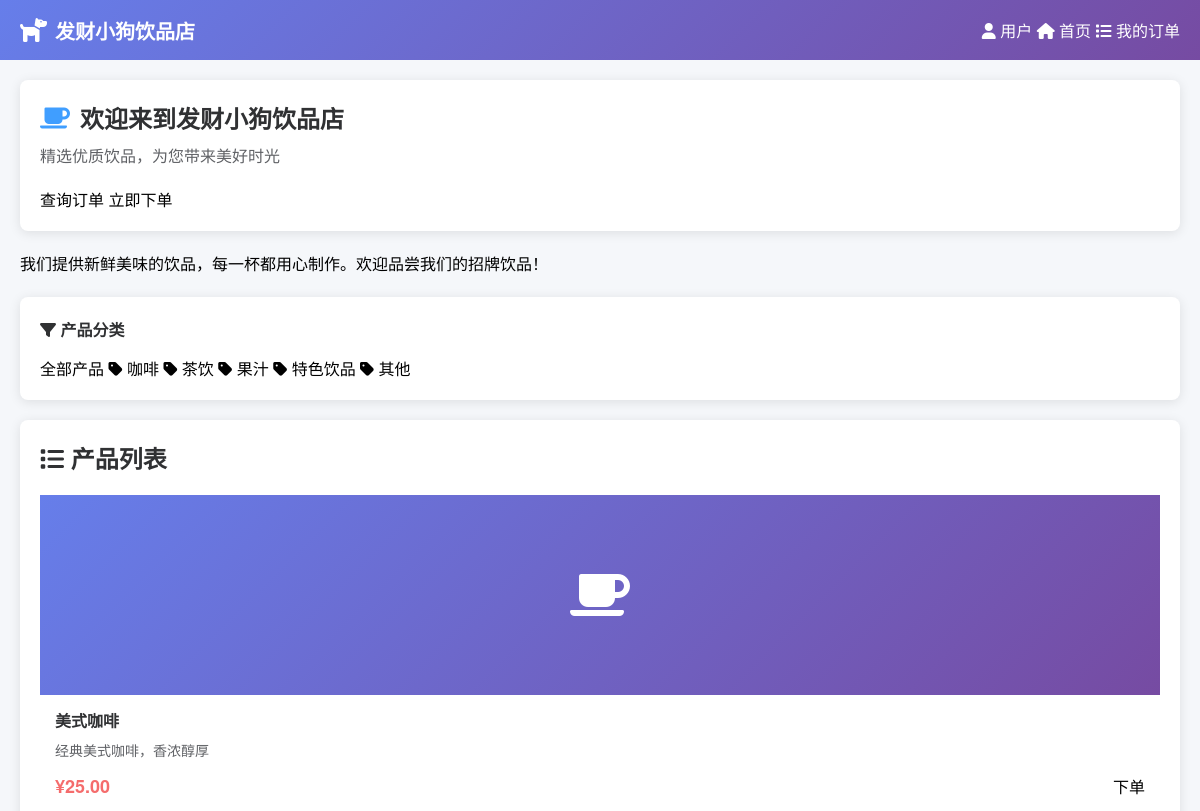
Before: / (upper part) with the older database file.
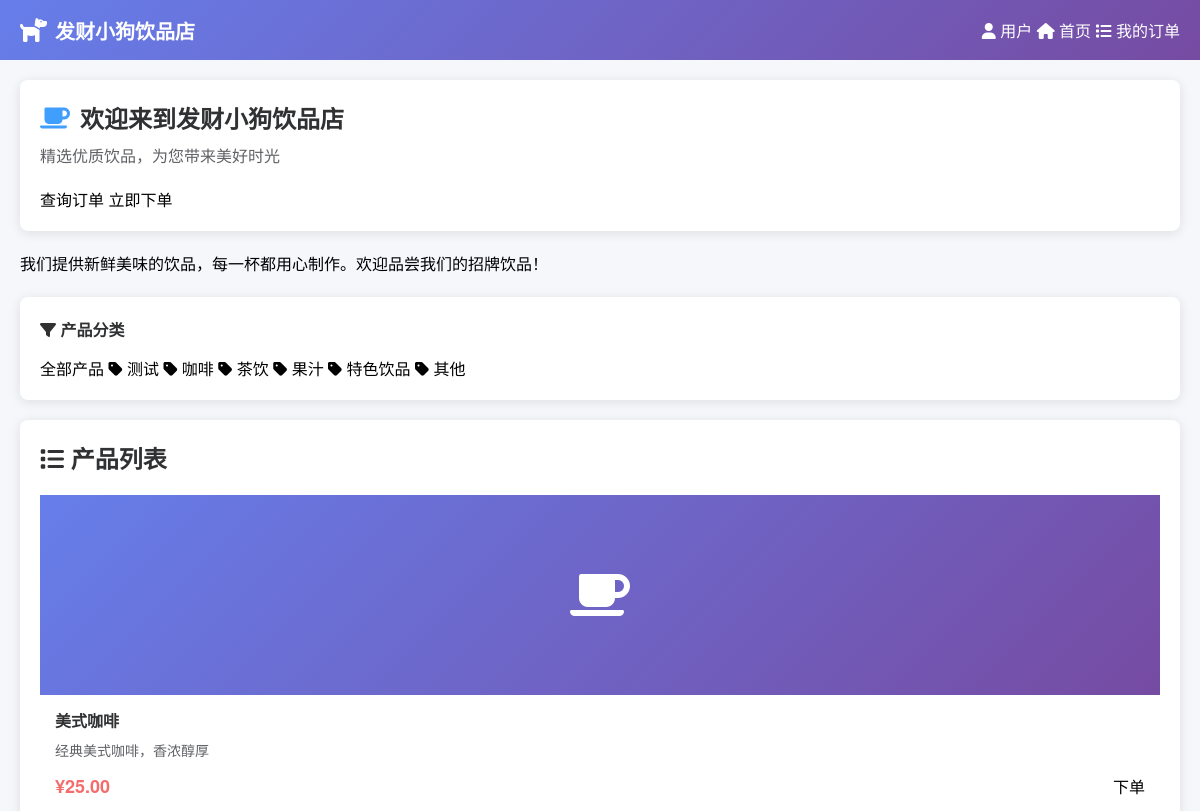
After: the same page with the newer database file.
### app/models.py (models this page shows, shortened)
class Announcement(db.Model):
    id = db.Column(db.Integer, primary_key=True)
    title = db.Column(db.String(200), nullable=False)  # 公告标题
    content = db.Column(db.Text, nullable=False)  # 公告内容
    announcement_type = db.Column(db.String(50), nullable=False, default='info')  # 公告类型
    priority = db.Column(db.Integer, default=0)  # 优先级，数字越大优先级越高
    is_active = db.Column(db.Boolean, default=True)  # 是否启用
    show_on_homepage = db.Column(db.Boolean, default=True)  # 是否在首页显示
    start_time = db.Column(db.DateTime, nullable=True)  # 开始显示时间
    end_time = db.Column(db.DateTime, nullable=True)  # 结束显示时间
    created_at = db.Column(db.DateTime, default=datetime.utcnow)  # 创建时间
    updated_at = db.Column(db.DateTime, default=datetime.utcnow, onupdate=datetime.utcnow)  # 更新时间
    created_by = db.Column(db.Integer, db.ForeignKey('user.id'), nullable=True)  # 创建者
    creator = db.relationship('User', backref='announcements')

class Category(db.Model):
    id = db.Column(db.Integer, primary_key=True)
    name = db.Column(db.String(50), unique=True, nullable=False)
    description = db.Column(db.Text, nullable=True)
    sort_order = db.Column(db.Integer, default=0)  # 排序顺序
    is_active = db.Column(db.Boolean, default=True)
    created_at = db.Column(db.DateTime, default=datetime.utcnow)

class DrinkProduct(db.Model):
    id = db.Column(db.Integer, primary_key=True)
    name = db.Column(db.String(100), nullable=False)
    description = db.Column(db.Text, nullable=True)
    price = db.Column(db.Float, nullable=False)
    category_id = db.Column(db.Integer, nullable=True)  # 简化：不使用外键
    category = db.Column(db.String(50), nullable=True)  # 保留原有字段作为备用
    image = db.Column(db.String(200), nullable=True)  # 产品图片
    size_options = db.Column(db.String(200), nullable=True)  # 规格选项（小杯、中杯、大杯）
    temperature_options = db.Column(db.String(100), nullable=True)  # 温度选项（热、冰、常温）
    is_active = db.Column(db.Boolean, default=True)
    created_at = db.Column(db.DateTime, default=datetime.utcnow)
    order_items = db.relationship('OrderItem', backref='drink_product', lazy=True)

### app/main/routes.py (the view)
@bp.route('/')
def index():
    category_filter = request.args.get('category')
    if category_filter:
        drink_products = DrinkProduct.query.filter_by(is_active=True, category_id=category_filter).all()
    else:
        drink_products = DrinkProduct.query.filter_by(is_active=True).all()
    categories = Category.query.filter_by(is_active=True).order_by(Category.sort_order).all()
    now = datetime.utcnow()
    announcements = Announcement.query.filter(
        Announcement.is_active == True,
        Announcement.show_on_homepage == True,
        db.or_(
            Announcement.start_time.is_(None),
            Announcement.start_time <= now
        ),
        db.or_(
            Announcement.end_time.is_(None),
            Announcement.end_time >= now
        )
    ).order_by(Announcement.priority.desc(), Announcement.created_at.desc()).limit(3).all()
    return render_template('element_index.html',
                         drink_products=drink_products,
                         categories=categories,
                         current_category=category_filter,
                         announcements=announcements)

### app/__init__.py (called while the page is built)
def create_app():
    app = Flask(__name__, template_folder='../templates', static_folder='../static')
    app.config.from_object(Config)
    from app.models import db
    db.init_app(app)
    from app.main import bp as main_bp
    app.register_blueprint(main_bp)
    from app.admin import bp as admin_bp
    app.register_blueprint(admin_bp, url_prefix='/admin')
    from app.admin.print_routes import bp as print_bp
    app.register_blueprint(print_bp)
    @app.template_global()
    def get_admin_menu_items():
        """获取管理后台菜单项"""
        from app.models import MenuConfig
        try:
            menus = MenuConfig.query.filter_by(is_active=True, is_visible=True).order_by(MenuConfig.sort_order).all()
            return menus
        except:
            return []
    @app.template_global()
    def csrf_token():
        return secrets.token_hex(16)
    return app

### templates/element_index.html (shortened to what this page needs)
{% extends "element_base.html" %}
{% block page_header %}
<div class="page-header">
    <h1 class="page-title">
        <i class="fas fa-coffee"></i>
        欢迎来到发财小狗饮品店
    </h1>
    <p class="page-description">精选优质饮品，为您带来美好时光</p>
    <div style="margin-top: 20px;">
        <el-button type="primary" icon="el-icon-search" @click="showOrderSearch">
            查询订单
        </el-button>
        <el-button type="success" icon="el-icon-coffee-cup" @click="scrollToProducts">
            立即下单
        </el-button>
    </div>
</div>
{% endblock %}
{% block content %}
{% if announcements %}
<div style="margin-bottom: 20px;">
    {% for announcement in announcements %}
    <el-alert
        title="{{ announcement.title }}"
        type="{% if announcement.announcement_type == 'info' %}info{% elif announcement.announcement_type == 'success' %}success{% elif announcement.announcement_type == 'warning' %}warning{% elif announcement.announcement_type == 'danger' %}error{% else %}info{% endif %}"
        :closable="true"
        class="announcement-card">
        <div class="announcement-content">{{ announcement.content }}</div>
    </el-alert>
    {% endfor %}
</div>
{% endif %}
{% if categories %}
<div class="search-container">
    <div style="margin-bottom: 15px;">
        <span style="font-weight: 600; color: #303133;">
            <i class="fas fa-filter"></i> 产品分类
        </span>
    </div>
    <el-radio-group v-model="selectedCategory" @change="filterByCategory">
        <el-radio-button label="">全部产品</el-radio-button>
        {% for category in categories %}
        <el-radio-button label="{{ category.id }}">
            <i class="{{ category.icon or 'fas fa-tag' }}"></i>
            {{ category.name }}
        </el-radio-button>
        {% endfor %}
    </el-radio-group>
</div>
{% endif %}
<div id="products" class="card-container">
    <div style="padding: 20px;">
        <h2 style="margin: 0 0 20px 0; color: #303133;">
            <i class="fas fa-list"></i> 产品列表
        </h2>
        {% if drink_products %}
        <el-row :gutter="20">
            {% for product in drink_products %}
            <el-col :xs="24" :sm="12" :md="8" :lg="6" style="margin-bottom: 20px;">
                <el-card class="product-card" :body-style="{ padding: '0px' }">
                    <div class="product-image">
                        {% if product.image_url %}
                        <img src="{{ product.image_url }}" alt="{{ product.name }}" style="width: 100%; height: 200px; object-fit: cover;">
                        {% else %}
                        <div style="width: 100%; height: 200px; background: linear-gradient(135deg, #667eea 0%, #764ba2 100%); display: flex; align-items: center; justify-content: center; color: white; font-size: 48px;">
                            <i class="fas fa-coffee"></i>
                        </div>
                        {% endif %}
                    </div>
                    <div style="padding: 15px;">
                        <div class="product-name">{{ product.name }}</div>
                        <div class="product-description">{{ product.description or '暂无描述' }}</div>
                        <div class="product-footer">
                            <div class="product-price">¥{{ "%.2f"|format(product.price) }}</div>
                            <el-button type="primary" size="small" @click="orderProduct({{ product.id }})">
                                 下单
                            </el-button>
                        </div>
                    </div>
                </el-card>
            </el-col>
            {% endfor %}
        </el-row>
        {% else %}
        <el-empty description="暂无产品">
            <el-button type="primary">添加产品</el-button>
        </el-empty>
        {% endif %}
    </div>
</div>
{% endblock %}

Changed rows visible on the page:
added Category: name "测试"
